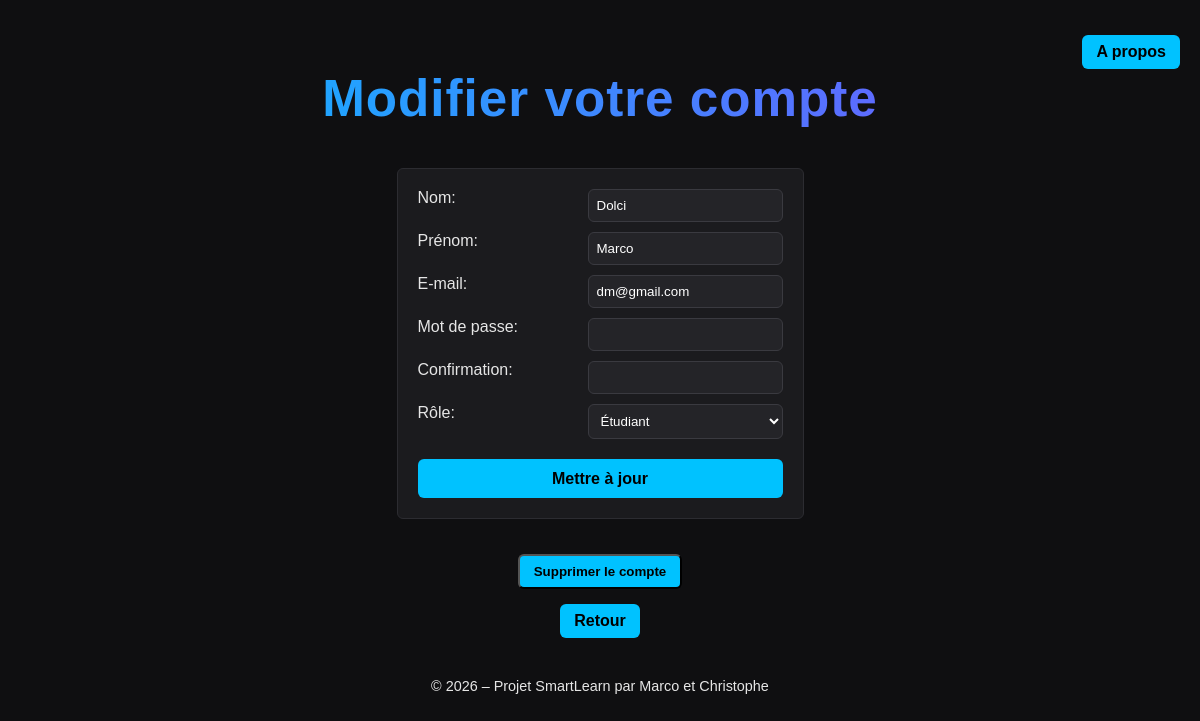
The page /smartlearn/user (signed in) on the database its author committed.
### tables this page shows
CREATE TABLE user (
    id INT AUTO_INCREMENT PRIMARY KEY,
    email VARCHAR(50) NOT NULL UNIQUE,
    name VARCHAR(50) NOT NULL,
    forename VARCHAR(50) NOT NULL,
    password VARCHAR(255) NOT NULL,
    role ENUM('teacher', 'student') NOT NULL DEFAULT 'student'
);

### app/controllers/UserController.php (called while the page is built, shortened)
<?php
class UserController {
    public function index() {
        $user = User::fetchId($_SESSION['user']['id']);
        $nav = NavigationHelper::getNavigationButton();
        return Helper::view("user", [
            'title' => 'Modifier votre compte',
            'btnAbout' => $nav['btnAbout'],
            'btnAboutLink'   => $nav['btnAboutLink'],
            'btName' => 'Mettre à jour',
            'btnLink' => 'list',
            'user' => $user
        ], public: true);
    }
}

### index.php (called while the page is built, shortened)
<?php
try {
    $uri = Request::uri();
    $router = Router::load('routes.php');
    $router->direct($uri);
} catch (Exception $e) {
    error_log($e->getMessage());
    Helper::view('error', [
        'title' => 'Erreur interne – 500',
        'message' => "Une erreur inattendue est survenue : " . $e->getMessage()
    ], public: true);
    exit;
}

### core/Model.php (called while the page is built, shortened)
<?php
class Model {
   public static function tableName() {
      return strtolower(get_called_class());
   }
   public static function primaryKeyName() {
      return "id";
   }
    public static function fetchId($id) {
      $dbh = App::get('dbh');
      $statement = $dbh->prepare("SELECT * FROM " . static::tableName() . " WHERE " . static::primaryKeyName() . " = ?");
      $statement->setFetchMode(PDO::FETCH_CLASS, get_called_class());
      $statement->execute([$id]);
      return $statement->fetch();
   }
}

### app/views/user.view.php (the view, shortened to what this page needs)
<?php
    $user = $user ?? (object)[
        'name' => '',
        'forename' => '',
        'email' => '',
        'role' => ''
    ];
?>
<form action="<?= isset($user->id) ? 'update-user' : 'create-user' ?>" method="post" class="form-grid">
    <label for="name">Nom:</label>
    <input type="text" id="name" name="name"
            value="<?= Helper::e($user->name) ?>">
    <label for="forename">Prénom:</label>
    <input type="text" id="forename" name="forename"
            value="<?= Helper::e($user->forename) ?>">
    <label for="email">E-mail:</label>
    <input type="email" id="email" name="email"
            value="<?= Helper::e($user->email) ?>">
    <label for="password">Mot de passe:</label>
    <input type="password" id="password" name="password">
    <label for="confirmation">Confirmation:</label>
    <input type="password" id="confirmation" name="confirmation">
    <label for="role">Rôle:</label>
    <select id="role" name="role">
        <option value="student" <?= $user->role === 'student' ? 'selected' : '' ?>>Étudiant</option>
    </select>
    <input type="submit" value="<?= $btName ?>" class="submit-btn">
</form>
<?php if ($btName === 'Mettre à jour'): ?>
    <form action="delete-user" method="post" onsubmit="return confirm('Voulez-vous vraiment supprimer votre compte ?');">
        <button type="submit" class="btn-about">Supprimer le compte</button>
    </form>
<?php endif; ?>
<a class="btn-about" href="<?= Helper::e($btnLink ?? 'list') ?>">Retour</a>

### public/css/style.css (style rules this page uses)
:root { --accent: #00c2ff; --accent-light: #4ddcff; --accent-dark: #008bb8; --color-bg: #0f0f11; --color-bg-alt: #16161a; --color-text: #e6e6e6; --color-text-muted: #a8a8a8; --red: #ff4d4d; --red-light: #ff8080; --red-bg: rgba(255, 0, 0, 0.15); --green: #4dff4d; --green-light: #80ff80; --green-bg: rgba(0, 255, 0, 0.15); --yellow: #ffd966; --yellow-light: #ffecb3; --gray: #2a2a2e; --gray-light: #3a3a40; --gray-bg: #1a1a1d; --separator: #ccc; --pastille-border: #555; --card-bg: var(--gray-bg); --card-border: var(--gray); --radius-border: 6px; --form-bg: #1b1b1e; --form-border: #2c2c31; --input-bg: #242428; --input-border: #3a3a40; --input-text: #ffffff; --btn-bg: var(--accent); --btn-text: #000; --btn-bg-hover: var(--accent-light); --btn-bg-active: var(--accent-dark); --disabled-bg: #ccc; --title-color: #e0e0e0; --meta-color: #e0e0e0; --gradient-end: #7d4dff; --suivi-user-color: var(--accent); --row-bg: #1a1a1a; --row-border: #2c2c2c; }
body { font-family: Arial, sans-serif; margin: 20px; background-color: var(--color-bg); color: var(--color-text); }
.btn-about { display: inline-block; padding: 8px 14px; margin-top: 15px; background-color: var(--btn-bg); color: var(--btn-text); border-radius: var(--radius-border); font-weight: bold; text-decoration: none; transition: background-color 0.2s ease; cursor: pointer; }
.form-grid { display: grid; grid-template-columns: 150px 1fr; gap: 10px 20px; width: auto; padding: 20px; margin-bottom: 20px; border: 1px solid var(--form-border); border-radius: var(--radius-border); background: var(--form-bg); }
.form-grid input[type="text"], .form-grid input[type="password"], .form-grid input[type="email"], .form-grid input[type="date"], .form-grid input[type="time"], .form-grid input[type="number"], .form-grid textarea, .form-grid select { background: var(--input-bg); border: 1px solid var(--input-border); color: var(--input-text); padding: 8px; border-radius: var(--radius-border); resize: none; }
.submit-btn { display: inline-block; grid-column: 1 / span 2; margin-top: 10px; padding: 10px; background: var(--btn-bg); color: var(--btn-text); border: none; border-radius: var(--radius-border); cursor: pointer; font-weight: bold; text-decoration: none; text-align: center; font-family: inherit; font-size: 16px; line-height: 1.2; }

### rows shown on the page
user: name "Dolci", forename "Marco", email "dm@gmail.com", role "Étudiant"

### other values the page prints
Helper::e($btnAbout) "A propos"
Helper::e($title ?? "SmartLearn") "Modifier votre compte"
